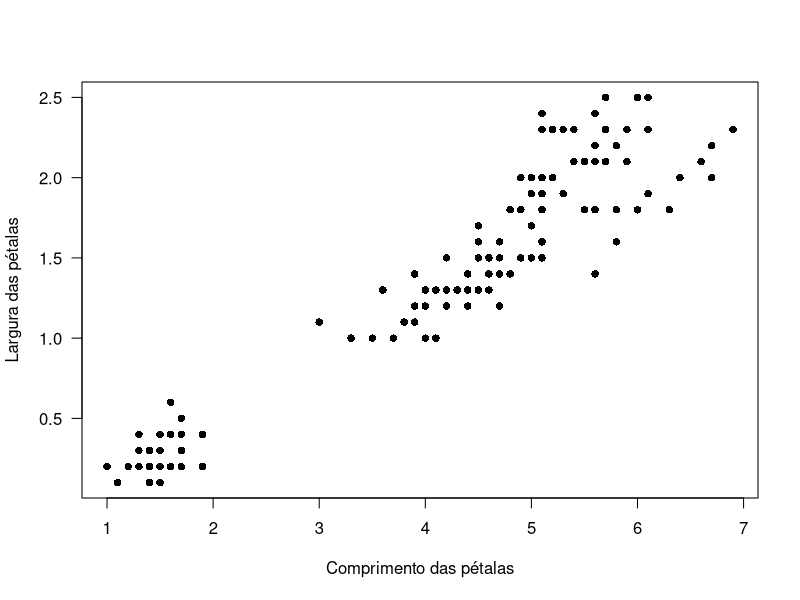
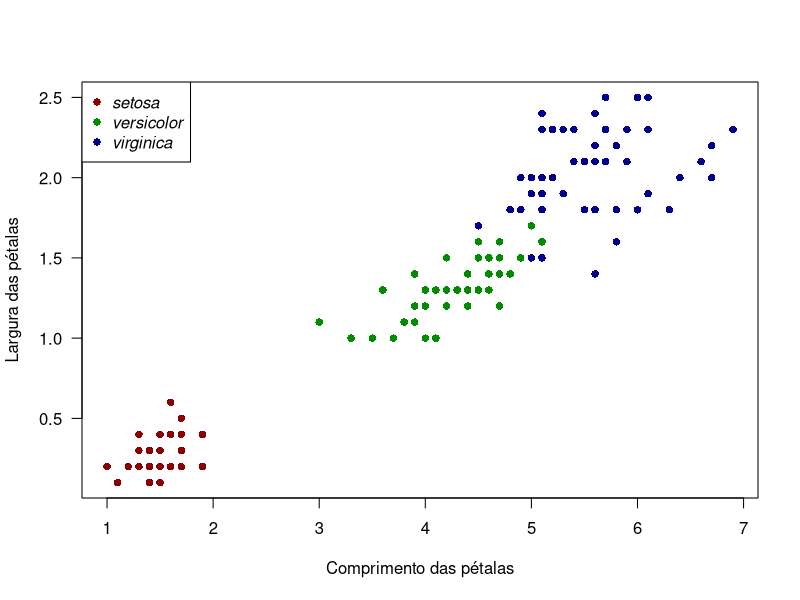

Recreate these plots in R, in order.
## ---- chunk 1
data(iris)  #carrega o conjunto de dados iris
## ---- chunk 2
iris        #mostra todo o objeto no console (ruim se o objeto for grande!)
## ---- chunk 3
summary(iris)   #resume o objeto
str(iris)       #Mostra a estrutura do objeto (alternativa ao summary)
## ---- chunk 4
#Essa é fácil:
iris$Sepal.Width  #mostra apenas a coluna indicada
## ---- chunk 5
iris [ , 2]                    #mostra apenas a coluna 2
iris [4, ]                     #mostra apenas a linha 4
iris[1:10, ]                   #mostra linhas 1 a 10
iris[ , 3:4]                   #mostra colunas 3 a 4
iris [2:6, 1]                  #linhas de 2 a 6 da coluna 1
iris [ ,c(2, 4)]               #colunas 2 e 4 (usando concatenar)
iris[c(1:10, 15:20), c(1, 5)]  #linhas 1 a 10 e 15 a 20, colunas 1 e 5
## ---- chunk 6
plot(iris$Petal.Length, iris$Petal.Width, las=1, pch=16,
xlab="Comprimento das pétalas", ylab="Largura das pétalas")

#se quiser ver todas as possibilidades, chame ?par

#las define a orientação dos números dos eixos x e y

#pch define o tipo de símbolo, veja ?pch para mais detalhes

#xlab e ylab dão nomes aos eixos

## ---- chunk 7
levels(iris$Species)  #Para conferir a ordem das espécies
cores<-c("red4", "green4", "blue4")  #Atribuindo uma cor para cada espécie

plot(iris$Petal.Length, iris$Petal.Width, las=1, pch=16,
xlab="Comprimento das pétalas", ylab="Largura das pétalas",
col=cores[iris$Species])

especies<-levels(iris$Species)
legend("topleft", legend=especies, col=cores, pch=16, text.font=3)

#"topleft" foi a posição (canto superior esquerdo)

#legend etabeleceu o que foi escrito

#tex.font mudou o tipo de fonte (2 para negrito, 3 para itálico, 4 os dois)

